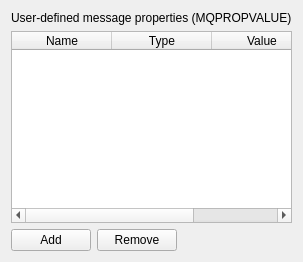
<?xml version="1.0" encoding="UTF-8"?>
<ui version="4.0">
  <class>UsrPropTab</class>
  <widget class="QWidget" name="UsrPropTab">
    <property name="windowTitle"><string>Usr Prop</string></property>
    <layout class="QVBoxLayout" name="rootLayout">
      <item>
        <widget class="QLabel" name="noteLabel">
          <property name="text"><string>User-defined message properties (MQPROPVALUE)</string></property>
        </widget>
      </item>
      <item>
        <widget class="QTableWidget" name="propTable">
          <property name="toolTip"><string>User message properties: name, type and value</string></property>
          <property name="selectionBehavior">
            <enum>QAbstractItemView::SelectRows</enum>
          </property>
          <property name="columnCount"><number>3</number></property>
          <attribute name="horizontalHeaderStretch"><bool>false</bool></attribute>
          <column>
            <property name="text"><string>Name</string></property>
          </column>
          <column>
            <property name="text"><string>Type</string></property>
          </column>
          <column>
            <property name="text"><string>Value</string></property>
          </column>
        </widget>
      </item>
      <item>
        <layout class="QHBoxLayout" name="buttonRow">
          <item>
            <widget class="QPushButton" name="addButton">
              <property name="text"><string>Add</string></property>
              <property name="toolTip"><string>Add a new user property</string></property>
            </widget>
          </item>
          <item>
            <widget class="QPushButton" name="removeButton">
              <property name="text"><string>Remove</string></property>
              <property name="toolTip"><string>Remove the selected property</string></property>
            </widget>
          </item>
          <item>
            <spacer name="buttonHSpacer">
              <property name="orientation"><enum>Qt::Horizontal</enum></property>
              <property name="sizeHint" stdset="0">
                <size><width>40</width><height>20</height></size>
              </property>
            </spacer>
          </item>
        </layout>
      </item>
    </layout>
  </widget>
</ui>
